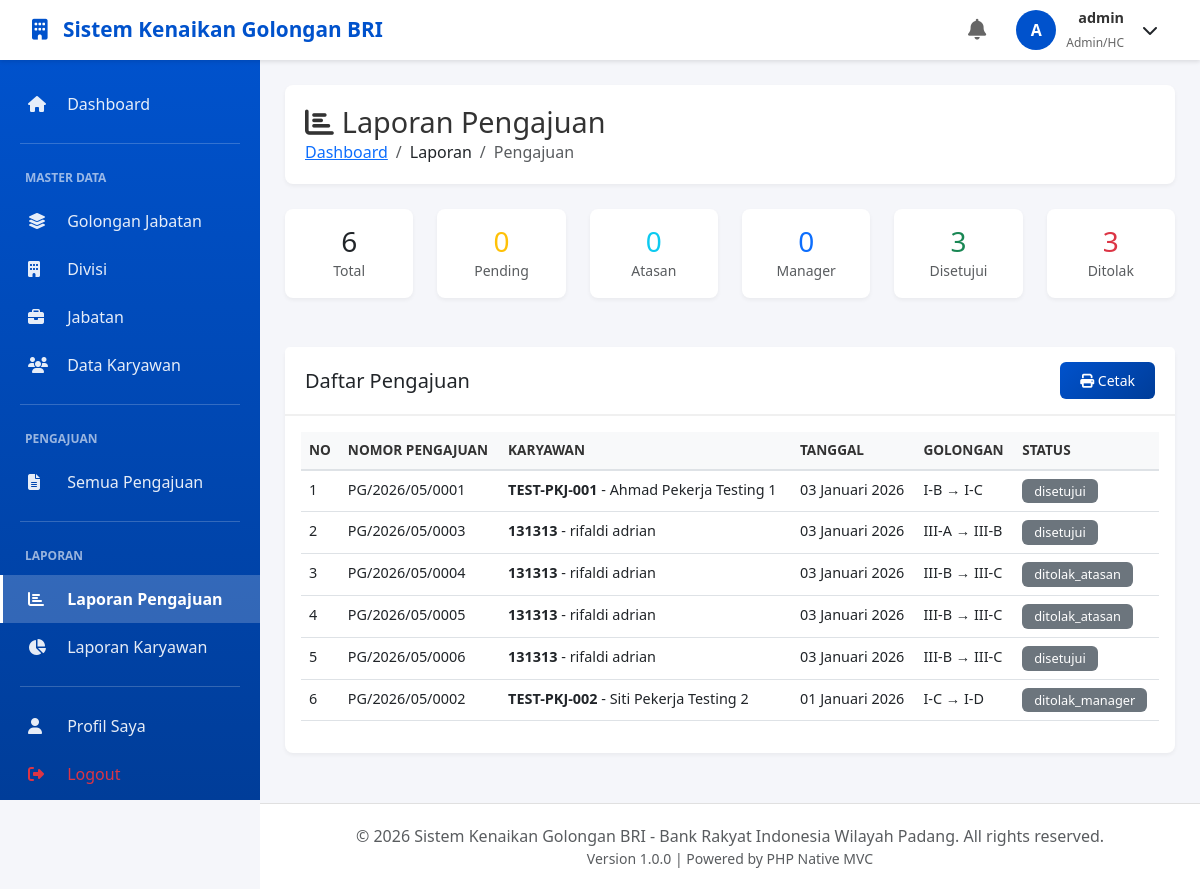
Page /laporan/pengajuan (signed in) on the committed database.
### tables this page shows
CREATE TABLE IF NOT EXISTS `pengajuan` (
  `id_pengajuan` int NOT NULL AUTO_INCREMENT,
  `nomor_pengajuan` varchar(50) NOT NULL,
  `id_pekerja` int NOT NULL,
  `id_golongan_saat_ini` int NOT NULL,
  `id_golongan_diajukan` int NOT NULL,
  `tanggal_pengajuan` date NOT NULL,
  `alasan_pengajuan` text NOT NULL,
	`nilai_kinerja_pengajuan` decimal(5,2) DEFAULT NULL,
  `status` enum('pending','disetujui_atasan','disetujui_manager','disetujui','ditolak_atasan','ditolak_manager','ditolak_kepala_wilayah','dibatalkan') DEFAULT 'pending',
  `catatan_pemohon` text,
  `tanggal_efektif` date DEFAULT NULL,
  `nomor_sk` varchar(100) DEFAULT NULL,
  `file_sk` varchar(255) DEFAULT NULL,
  `created_at` timestamp NULL DEFAULT CURRENT_TIMESTAMP,
  `updated_at` timestamp NULL DEFAULT CURRENT_TIMESTAMP ON UPDATE CURRENT_TIMESTAMP,
  PRIMARY KEY (`id_pengajuan`),
  UNIQUE KEY `nomor_pengajuan` (`nomor_pengajuan`),
  KEY `id_pekerja` (`id_pekerja`),
  KEY `id_golongan_saat_ini` (`id_golongan_saat_ini`),
  KEY `id_golongan_diajukan` (`id_golongan_diajukan`),
  CONSTRAINT `pengajuan_ibfk_1` FOREIGN KEY (`id_pekerja`) REFERENCES `pekerja` (`id_pekerja`),
  CONSTRAINT `pengajuan_ibfk_2` FOREIGN KEY (`id_golongan_saat_ini`) REFERENCES `golongan_jabatan` (`id_golongan`),
  CONSTRAINT `pengajuan_ibfk_3` FOREIGN KEY (`id_golongan_diajukan`) REFERENCES `golongan_jabatan` (`id_golongan`)
);

CREATE TABLE IF NOT EXISTS `pekerja` (
  `id_pekerja` int NOT NULL AUTO_INCREMENT,
  `nip` varchar(20) NOT NULL,
  `nama_lengkap` varchar(100) NOT NULL,
  `tempat_lahir` varchar(50) DEFAULT NULL,
  `tanggal_lahir` date DEFAULT NULL,
  `jenis_kelamin` enum('L','P') NOT NULL,
  `alamat` text,
  `no_telepon` varchar(20) DEFAULT NULL,
  `email` varchar(100) NOT NULL,
  `id_divisi` int NOT NULL,
  `id_jabatan` int NOT NULL,
  `id_golongan_saat_ini` int NOT NULL,
  `tanggal_bergabung` date NOT NULL,
  `tanggal_golongan_terakhir` date DEFAULT NULL,
  `id_atasan` int DEFAULT NULL,
  `nilai_kinerja_terakhir` decimal(5,2) DEFAULT NULL,
  `foto` varchar(255) DEFAULT NULL,
  `status_kepegawaian` enum('aktif','cuti','nonaktif') DEFAULT 'aktif',
  `created_at` timestamp NULL DEFAULT CURRENT_TIMESTAMP,
  `updated_at` timestamp NULL DEFAULT CURRENT_TIMESTAMP ON UPDATE CURRENT_TIMESTAMP,
  PRIMARY KEY (`id_pekerja`),
  UNIQUE KEY `nip` (`nip`),
  UNIQUE KEY `email` (`email`),
  KEY `id_jabatan` (`id_jabatan`),
  KEY `id_golongan_saat_ini` (`id_golongan_saat_ini`),
  KEY `id_atasan` (`id_atasan`),
  KEY `idx_divisi_status` (`id_divisi`,`status_kepegawaian`),
  CONSTRAINT `pekerja_ibfk_1` FOREIGN KEY (`id_divisi`) REFERENCES `divisi` (`id_divisi`),
  CONSTRAINT `pekerja_ibfk_2` FOREIGN KEY (`id_jabatan`) REFERENCES `jabatan` (`id_jabatan`),
  CONSTRAINT `pekerja_ibfk_3` FOREIGN KEY (`id_golongan_saat_ini`) REFERENCES `golongan_jabatan` (`id_golongan`),
  CONSTRAINT `pekerja_ibfk_4` FOREIGN KEY (`id_atasan`) REFERENCES `pekerja` (`id_pekerja`)
);

CREATE TABLE IF NOT EXISTS `golongan_jabatan` (
  `id_golongan` int NOT NULL AUTO_INCREMENT,
  `kode_golongan` varchar(10) NOT NULL,
  `nama_golongan` varchar(100) NOT NULL,
  `level` int NOT NULL,
  `sub_level` char(1) NOT NULL,
  `deskripsi` text,
  `syarat_minimal` text,
  `is_active` tinyint(1) DEFAULT '1',
  `created_at` timestamp NULL DEFAULT CURRENT_TIMESTAMP,
  `updated_at` timestamp NULL DEFAULT CURRENT_TIMESTAMP ON UPDATE CURRENT_TIMESTAMP,
  PRIMARY KEY (`id_golongan`),
  UNIQUE KEY `kode_golongan` (`kode_golongan`),
  KEY `idx_level_sub` (`level`,`sub_level`)
);

### app/controllers/LaporanController.php (called while the page is built, shortened)
<?php
class LaporanController extends Controller
{
    private $pengajuanModel;
    public function __construct()
    {
        $this->pengajuanModel = $this->model('Pengajuan');
    }
    public function pengajuan()
    {
        $pengajuan = $this->pengajuanModel->getAllWithDetails();
        $stats = $this->pengajuanModel->getStatistics();
        $data = [
            'pageTitle' => 'Laporan Pengajuan',
            'currentPage' => 'laporan',
            'pengajuan' => $pengajuan,
            'stats' => $stats
        ];
        $this->view('laporan/pengajuan', $data);
    }
}

### core/App.php (called while the page is built, shortened)
<?php
class App
{
    protected $method = 'index';
    public function __construct()
    {
        $url = $this->parseURL();
        if (isset($url[0]) && file_exists('../app/controllers/' . ucfirst($url[0]) . 'Controller.php')) {
            unset($url[0]);
        }
        $this->controller = new $this->controller;
        if (isset($url[1])) {
            if (method_exists($this->controller, $url[1])) {
                $this->method = $url[1];
                unset($url[1]);
            }
        } else {
            if (method_exists($this->controller, 'index')) {
                $this->method = 'index';
            }
        }
        $this->params = $url ? array_values($url) : [];
        call_user_func_array([$this->controller, $this->method], $this->params);
    }
    private function parseURL()
    {
        if (isset($_SERVER['REQUEST_URI'])) {
            $uri = strtok($_SERVER['REQUEST_URI'], '?');
            $url = rtrim($uri, '/');
            $url = filter_var($url, FILTER_SANITIZE_URL);
            $url = explode('/', trim($url, '/'));
            return $url;
        }
        return [];
    }
}

### public/index.php (called while the page is built, shortened)
<?php
require_once '../app/config/Database.php';
require_once '../core/App.php';
require_once '../core/Model.php';
require_once '../app/helpers/Helper.php';
$app = new App();

### app/config/Database.php (called while the page is built, shortened)
<?php
class Database
{
    private static $instance = null;
    private $connection;
    private $host = DB_HOST;
    private $dbname = DB_NAME;
    private $username = DB_USER;
    private $password = DB_PASS;
    private $charset = 'utf8mb4';
    private function __construct()
    {
        $dsn = "mysql:host={$this->host};dbname={$this->dbname};charset={$this->charset}";
        $options = [
            PDO::ATTR_ERRMODE            => PDO::ERRMODE_EXCEPTION,
            PDO::ATTR_DEFAULT_FETCH_MODE => PDO::FETCH_OBJ,
            PDO::ATTR_EMULATE_PREPARES   => false,
            PDO::MYSQL_ATTR_INIT_COMMAND => "SET NAMES {$this->charset}"
        ];
        try {
            $this->connection = new PDO($dsn, $this->username, $this->password, $options);
            $this->applyRuntimeMigrations();
        } catch (PDOException $e) {
            die("Database Connection Failed: " . $e->getMessage());
        }
    }
    private function applyRuntimeMigrations()
    {
        if (!$this->columnExists('pengajuan', 'nilai_kinerja_pengajuan')) {
            $sql = "ALTER TABLE pengajuan
                    ADD COLUMN nilai_kinerja_pengajuan DECIMAL(5,2) NULL
                    AFTER alasan_pengajuan";
            $this->connection->exec($sql);
        }
    }
    private function columnExists($table, $column)
    {
        $table = preg_replace('/[^a-zA-Z0-9_]/', '', $table);
        $column = preg_replace('/[^a-zA-Z0-9_]/', '', $column);
        $sql = "SHOW COLUMNS FROM `{$table}` LIKE '{$column}'";
        $stmt = $this->connection->query($sql);
        return $stmt->fetch(PDO::FETCH_ASSOC) !== false;
    }
    public static function getInstance()
    {
        if (self::$instance === null) {
            self::$instance = new self();
        }
        return self::$instance;
    }
}

### core/Model.php (called while the page is built, shortened)
<?php
class Model
{
    protected $db;
    public function __construct()
    {
        $this->db = Database::getInstance()->getConnection();
    }
    public function query($sql, $params = [])
    {
        $stmt = $this->db->prepare($sql);
        $stmt->execute();
        return $stmt->fetchAll(PDO::FETCH_OBJ);
    }
    public function queryOne($sql, $params = [])
    {
        $stmt = $this->db->prepare($sql);
        $stmt->execute();
        return $stmt->fetch(PDO::FETCH_OBJ);
    }
}

### app/models/Pengajuan.php (called while the page is built, shortened)
<?php
class Pengajuan extends Model
{
    protected $table = 'pengajuan';
    public function getAllWithDetails()
    {
        $sql = "SELECT pen.*,
                p.nip, p.nama_lengkap, p.foto,
                g_sekarang.kode_golongan as golongan_sekarang,
                g_tujuan.kode_golongan as golongan_tujuan,
                d.nama_divisi, j.nama_jabatan
                FROM {$this->table} pen
                INNER JOIN pekerja p ON pen.id_pekerja = p.id_pekerja
                LEFT JOIN golongan_jabatan g_sekarang ON pen.id_golongan_saat_ini = g_sekarang.id_golongan
                LEFT JOIN golongan_jabatan g_tujuan ON pen.id_golongan_diajukan = g_tujuan.id_golongan
                LEFT JOIN divisi d ON p.id_divisi = d.id_divisi
                LEFT JOIN jabatan j ON p.id_jabatan = j.id_jabatan
                ORDER BY pen.tanggal_pengajuan DESC";
        return $this->query($sql);
    }
    public function getStatistics()
    {
        $sql = "SELECT
                COUNT(*) as total,
                SUM(CASE WHEN status = 'pending' THEN 1 ELSE 0 END) as pending,
                SUM(CASE WHEN status = 'disetujui_atasan' THEN 1 ELSE 0 END) as disetujui_atasan,
                SUM(CASE WHEN status = 'disetujui_manager' THEN 1 ELSE 0 END) as disetujui_manager,
                SUM(CASE WHEN status = 'disetujui' THEN 1 ELSE 0 END) as disetujui,
                SUM(CASE WHEN status LIKE 'ditolak%' THEN 1 ELSE 0 END) as ditolak
                FROM {$this->table}";
        return $this->queryOne($sql);
    }
}

### app/views/laporan/pengajuan.php (the view, shortened to what this page needs)
<div class="content-header">
    <h1><i class="fas fa-chart-bar me-2"></i>Laporan Pengajuan</h1>
    <nav aria-label="breadcrumb">
        <ol class="breadcrumb">
            <li class="breadcrumb-item"><a href="<?= BASE_URL ?>/dashboard">Dashboard</a></li>
            <li class="breadcrumb-item">Laporan</li>
            <li class="breadcrumb-item active">Pengajuan</li>
        </ol>
    </nav>
</div>
<div class="row mb-4">
    <div class="col-md-2">
        <div class="card text-center">
            <div class="card-body">
                <h3 class="mb-0"><?= $stats->total ?? 0 ?></h3>
                <small class="text-muted">Total</small>
            </div>
        </div>
    </div>
    <div class="col-md-2">
        <div class="card text-center border-warning">
            <div class="card-body">
                <h3 class="mb-0 text-warning"><?= $stats->pending ?? 0 ?></h3>
                <small class="text-muted">Pending</small>
            </div>
        </div>
    </div>
    <div class="col-md-2">
        <div class="card text-center border-info">
            <div class="card-body">
                <h3 class="mb-0 text-info"><?= $stats->disetujui_atasan ?? 0 ?></h3>
                <small class="text-muted">Atasan</small>
            </div>
        </div>
    </div>
    <div class="col-md-2">
        <div class="card text-center border-primary">
            <div class="card-body">
                <h3 class="mb-0 text-primary"><?= $stats->disetujui_manager ?? 0 ?></h3>
                <small class="text-muted">Manager</small>
            </div>
        </div>
    </div>
    <div class="col-md-2">
        <div class="card text-center border-success">
            <div class="card-body">
                <h3 class="mb-0 text-success"><?= $stats->disetujui ?? 0 ?></h3>
                <small class="text-muted">Disetujui</small>
            </div>
        </div>
    </div>
    <div class="col-md-2">
        <div class="card text-center border-danger">
            <div class="card-body">
                <h3 class="mb-0 text-danger"><?= $stats->ditolak ?? 0 ?></h3>
                <small class="text-muted">Ditolak</small>
            </div>
        </div>
    </div>
</div>
<div class="card">
    <div class="card-header d-flex justify-content-between align-items-center">
        <h5 class="mb-0">Daftar Pengajuan</h5>
        <button onclick="window.print()" class="btn btn-sm btn-primary">
            <i class="fas fa-print"></i> Cetak
        </button>
    </div>
    <div class="card-body">
        <div class="table-responsive">
            <table class="table table-hover" id="laporanTable">
                <thead>
                    <tr>
                        <th>No</th>
                        <th>Nomor Pengajuan</th>
                        <th>Karyawan</th>
                        <th>Tanggal</th>
                        <th>Golongan</th>
                        <th>Status</th>
                    </tr>
                </thead>
                <tbody>
                    <?php $no = 1; foreach ($pengajuan as $p): ?>
                        <tr>
                            <td><?= $no++ ?></td>
                            <td><?= Helper::escape($p->nomor_pengajuan) ?></td>
                            <td>
                                <strong><?= Helper::escape($p->nip) ?></strong> - <?= Helper::escape($p->nama_lengkap) ?>
                            </td>
                            <td><?= Helper::formatDate($p->tanggal_pengajuan) ?></td>
                            <td>
                                <?= Helper::escape($p->golongan_sekarang) ?> → <?= Helper::escape($p->golongan_tujuan) ?>
                            </td>
                            <td><?= Helper::getStatusBadge($p->status) ?></td>
                        </tr>
                    <?php endforeach; ?>
                </tbody>
            </table>
        </div>
    </div>
</div>

### app/helpers/Helper.php (shortened to what this page needs)
<?php
class Helper
{
    public static function formatDate($date, $format = 'd F Y')
    {
        $bulan = [
            1 => 'Januari', 'Februari', 'Maret', 'April', 'Mei', 'Juni',
            'Juli', 'Agustus', 'September', 'Oktober', 'November', 'Desember'
        ];
        $timestamp = strtotime($date);
        $formatted = date($format, $timestamp);
        foreach ($bulan as $num => $nama) {
            $formatted = str_replace(date('F', $timestamp), $nama, $formatted);
        }
        return $formatted;
    }
    public static function escape($string)
    {
        return htmlspecialchars($string, ENT_QUOTES, 'UTF-8');
    }
    public static function getStatusBadge($status)
    {
        $badges = [
            'pending' => '<span class="badge bg-warning">Pending</span>',
            'disetujui_atasan' => '<span class="badge bg-info">Disetujui Atasan</span>',
            'disetujui_manager' => '<span class="badge bg-primary">Disetujui Manager</span>',
            'disetujui' => '<span class="badge bg-success">Disetujui</span>',
            'ditolak_atasan' => '<span class="badge bg-danger">Ditolak Atasan</span>',
            'ditolak_manager' => '<span class="badge bg-danger">Ditolak Manager</span>',
            'ditolak_kepala_wilayah' => '<span class="badge bg-danger">Ditolak Kepala Wilayah</span>',
            'dibatalkan' => '<span class="badge bg-secondary">Dibatalkan</span>',
            'aktif' => '<span class="badge bg-success">Aktif</span>',
            'nonaktif' => '<span class="badge bg-secondary">Nonaktif</span>',
        ];
        return $badges[$status] ?? '<span class="badge bg-secondary">' . $status . '</span>';
    }
}

### public/assets/css/style.css (style rules this page uses)
.btn { border-radius: 6px; padding: 8px 20px; font-weight: 500; transition: all 0.3s; }
.btn-primary { background: linear-gradient(135deg, #0052CC 0%, #003D99 100%); border: none; }
.table { font-size: 0.9rem; }
.table thead th { background: #f8f9fa; color: #333; font-weight: 600; border-bottom: 2px solid #dee2e6; text-transform: uppercase; font-size: 0.85rem; }
.badge { padding: 6px 12px; font-weight: 500; font-size: 0.8rem; }

### app/views/layouts/header.php (style rules this page uses)
:root { --primary-color: #0052CC; --secondary-color: #003D99; --sidebar-width: 260px; --navbar-height: 60px; }
body { font-family: 'Segoe UI', Tahoma, Geneva, Verdana, sans-serif; background-color: #f5f6fa; }
.content-header { background: white; border-radius: 8px; padding: 20px; margin-bottom: 25px; box-shadow: 0 2px 4px rgba(0,0,0,0.05); }
.content-header h1 { font-size: 1.8rem; margin: 0; color: #333; }
.breadcrumb { margin: 0; padding: 0; background: none; }
.card { border: none; border-radius: 8px; box-shadow: 0 2px 4px rgba(0,0,0,0.05); margin-bottom: 25px; }
.card-header { background: white; border-bottom: 2px solid #f0f0f0; padding: 15px 20px; font-weight: 600; }

### rows in the picture
pengajuan: nomor_pengajuan "PG/2026/05/0001", id_pekerja.nip "TEST-PKJ-001", id_pekerja.nama_lengkap "Ahmad Pekerja Testing 1", tanggal_pengajuan "03 Januari 2026", id_golongan_saat_ini.kode_golongan "I-B", id_golongan_diajukan.kode_golongan "I-C", status "disetujui"
pengajuan: nomor_pengajuan "PG/2026/05/0003", id_pekerja.nip "131313", id_pekerja.nama_lengkap "rifaldi adrian", tanggal_pengajuan "03 Januari 2026", id_golongan_saat_ini.kode_golongan "III-A", id_golongan_diajukan.kode_golongan "III-B", status "disetujui"
pengajuan: nomor_pengajuan "PG/2026/05/0004", id_pekerja.nip "131313", id_pekerja.nama_lengkap "rifaldi adrian", tanggal_pengajuan "03 Januari 2026", id_golongan_saat_ini.kode_golongan "III-B", id_golongan_diajukan.kode_golongan "III-C", status "ditolak_atasan"
pengajuan: nomor_pengajuan "PG/2026/05/0005", id_pekerja.nip "131313", id_pekerja.nama_lengkap "rifaldi adrian", tanggal_pengajuan "03 Januari 2026", id_golongan_saat_ini.kode_golongan "III-B", id_golongan_diajukan.kode_golongan "III-C", status "ditolak_atasan"
pengajuan: nomor_pengajuan "PG/2026/05/0006", id_pekerja.nip "131313", id_pekerja.nama_lengkap "rifaldi adrian", tanggal_pengajuan "03 Januari 2026", id_golongan_saat_ini.kode_golongan "III-B", id_golongan_diajukan.kode_golongan "III-C", status "disetujui"
pengajuan: nomor_pengajuan "PG/2026/05/0002", id_pekerja.nip "TEST-PKJ-002", id_pekerja.nama_lengkap "Siti Pekerja Testing 2", tanggal_pengajuan "01 Januari 2026", id_golongan_saat_ini.kode_golongan "I-C", id_golongan_diajukan.kode_golongan "I-D", status "ditolak_manager"

### other values in the picture
APP_NAME "Sistem Kenaikan Golongan BRI"
substr(Session::get('nama_lengkap', Session::get('username')), 0, 1) "A"
Helper::escape(Session::get('nama_lengkap', Session::get('username'))) "admin"
Helper::getRoleLabel(Session::getRole()) "Admin/HC"
$stats->total "6"
$stats->pending "0"
$stats->disetujui_atasan "0"
$stats->disetujui_manager "0"
$stats->disetujui "3"
$stats->ditolak "3"
APP_VERSION "1.0.0"
